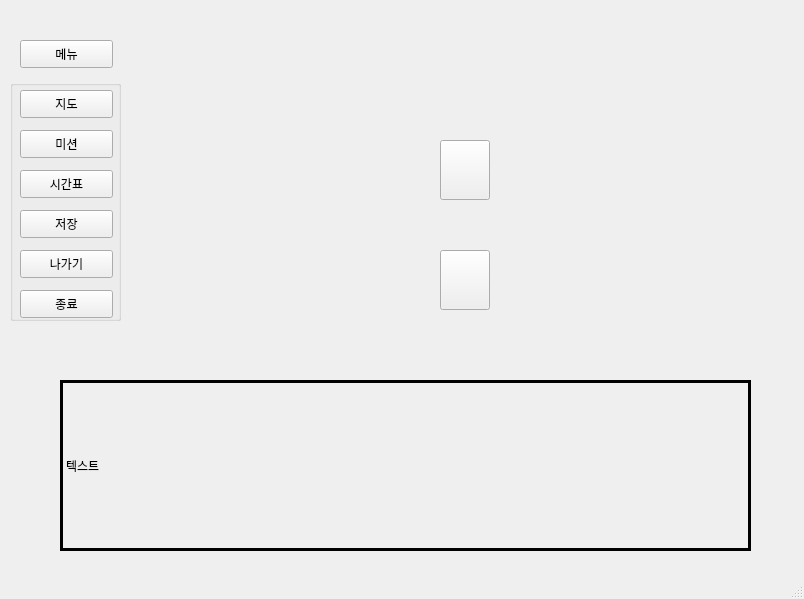
<?xml version="1.0" encoding="UTF-8"?>
<ui version="4.0">
 <class>SSG</class>
 <widget class="QMainWindow" name="SSG">
  <property name="geometry">
   <rect>
    <x>0</x>
    <y>0</y>
    <width>804</width>
    <height>599</height>
   </rect>
  </property>
  <property name="windowTitle">
   <string>SSG</string>
  </property>
  <widget class="QWidget" name="centralwidget">
   <widget class="QPushButton" name="menu">
    <property name="geometry">
     <rect>
      <x>20</x>
      <y>40</y>
      <width>93</width>
      <height>28</height>
     </rect>
    </property>
    <property name="text">
     <string>메뉴</string>
    </property>
   </widget>
   <widget class="QGroupBox" name="menuBox">
    <property name="geometry">
     <rect>
      <x>10</x>
      <y>80</y>
      <width>111</width>
      <height>241</height>
     </rect>
    </property>
    <property name="title">
     <string/>
    </property>
    <widget class="QPushButton" name="map">
     <property name="geometry">
      <rect>
       <x>10</x>
       <y>10</y>
       <width>93</width>
       <height>28</height>
      </rect>
     </property>
     <property name="text">
      <string>지도</string>
     </property>
    </widget>
    <widget class="QPushButton" name="mission">
     <property name="geometry">
      <rect>
       <x>10</x>
       <y>50</y>
       <width>93</width>
       <height>28</height>
      </rect>
     </property>
     <property name="text">
      <string>미션</string>
     </property>
    </widget>
    <widget class="QPushButton" name="save">
     <property name="geometry">
      <rect>
       <x>10</x>
       <y>130</y>
       <width>93</width>
       <height>28</height>
      </rect>
     </property>
     <property name="text">
      <string>저장</string>
     </property>
    </widget>
    <widget class="QPushButton" name="exit">
     <property name="geometry">
      <rect>
       <x>10</x>
       <y>210</y>
       <width>93</width>
       <height>28</height>
      </rect>
     </property>
     <property name="text">
      <string>종료</string>
     </property>
    </widget>
    <widget class="QPushButton" name="time">
     <property name="geometry">
      <rect>
       <x>10</x>
       <y>90</y>
       <width>93</width>
       <height>28</height>
      </rect>
     </property>
     <property name="text">
      <string>시간표</string>
     </property>
    </widget>
    <widget class="QPushButton" name="out_btn">
     <property name="geometry">
      <rect>
       <x>10</x>
       <y>170</y>
       <width>93</width>
       <height>28</height>
      </rect>
     </property>
     <property name="text">
      <string>나가기</string>
     </property>
    </widget>
   </widget>
   <widget class="QLabel" name="chat">
    <property name="geometry">
     <rect>
      <x>60</x>
      <y>380</y>
      <width>691</width>
      <height>171</height>
     </rect>
    </property>
    <property name="frameShape">
     <enum>QFrame::Box</enum>
    </property>
    <property name="lineWidth">
     <number>3</number>
    </property>
    <property name="midLineWidth">
     <number>3</number>
    </property>
    <property name="text">
     <string>텍스트</string>
    </property>
   </widget>
   <widget class="QLabel" name="img_label">
    <property name="geometry">
     <rect>
      <x>150</x>
      <y>20</y>
      <width>631</width>
      <height>351</height>
     </rect>
    </property>
    <property name="text">
     <string/>
    </property>
   </widget>
   <widget class="QPushButton" name="upBtn">
    <property name="geometry">
     <rect>
      <x>440</x>
      <y>140</y>
      <width>50</width>
      <height>60</height>
     </rect>
    </property>
    <property name="text">
     <string/>
    </property>
    <property name="icon">
     <iconset>
      <normaloff>../../../../Downloads/free-icon-straight-up-arrow-56749.png</normaloff>../../../../Downloads/free-icon-straight-up-arrow-56749.png</iconset>
    </property>
    <property name="iconSize">
     <size>
      <width>50</width>
      <height>50</height>
     </size>
    </property>
   </widget>
   <widget class="QPushButton" name="downBtn">
    <property name="geometry">
     <rect>
      <x>440</x>
      <y>250</y>
      <width>50</width>
      <height>60</height>
     </rect>
    </property>
    <property name="text">
     <string/>
    </property>
    <property name="icon">
     <iconset>
      <normalon>../../../../Downloads/free-icon-down-arrow-58927.png</normalon>
     </iconset>
    </property>
    <property name="iconSize">
     <size>
      <width>50</width>
      <height>50</height>
     </size>
    </property>
   </widget>
  </widget>
  <widget class="QStatusBar" name="statusbar"/>
 </widget>
 <resources/>
 <connections/>
</ui>
